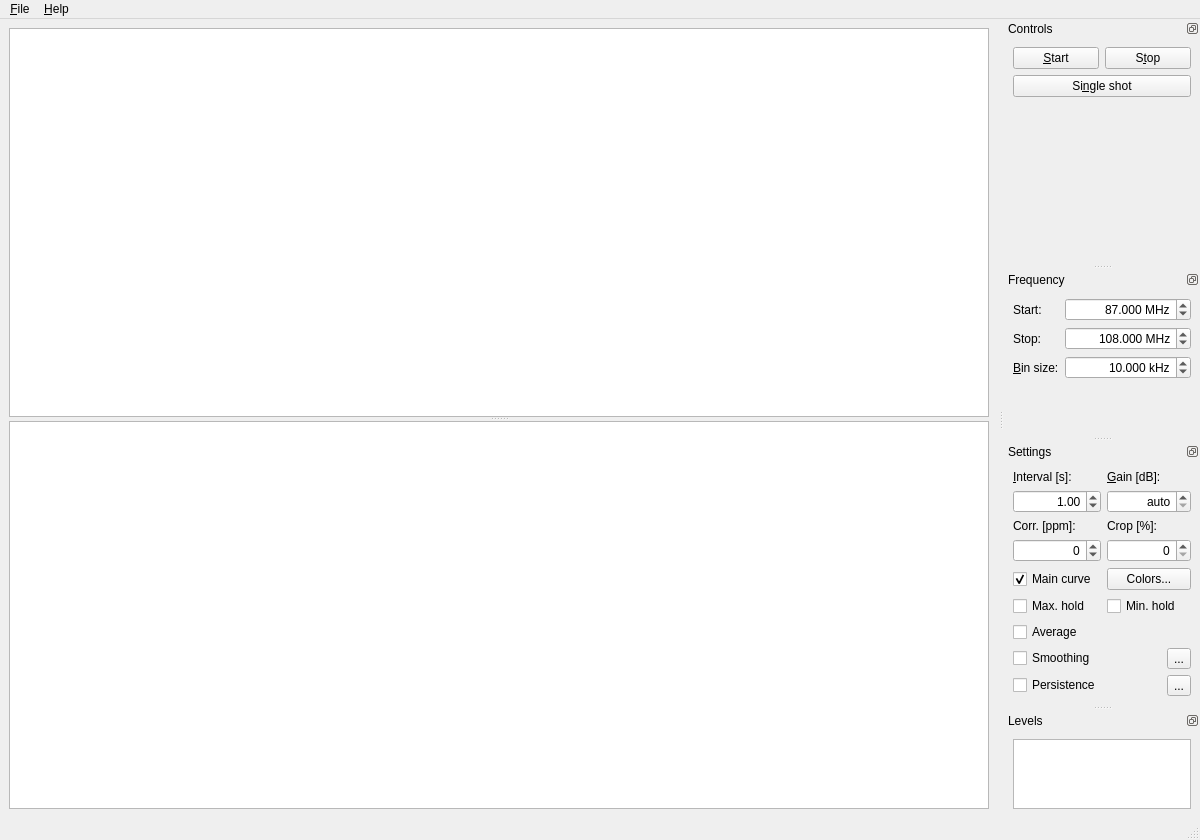
<?xml version="1.0" encoding="UTF-8"?>
<ui version="4.0">
 <class>QSpectrumAnalyzerMainWindow</class>
 <widget class="QMainWindow" name="QSpectrumAnalyzerMainWindow">
  <property name="geometry">
   <rect>
    <x>0</x>
    <y>0</y>
    <width>1200</width>
    <height>840</height>
   </rect>
  </property>
  <property name="windowTitle">
   <string>QSpectrumAnalyzer</string>
  </property>
  <widget class="QWidget" name="centralwidget">
   <layout class="QHBoxLayout" name="horizontalLayout">
    <item>
     <widget class="QSplitter" name="plotSplitter">
      <property name="sizePolicy">
       <sizepolicy hsizetype="Expanding" vsizetype="Expanding">
        <horstretch>0</horstretch>
        <verstretch>0</verstretch>
       </sizepolicy>
      </property>
      <property name="orientation">
       <enum>Qt::Vertical</enum>
      </property>
      <widget class="GraphicsLayoutWidget" name="mainPlotLayout">
       <property name="sizePolicy">
        <sizepolicy hsizetype="Expanding" vsizetype="Expanding">
         <horstretch>0</horstretch>
         <verstretch>0</verstretch>
        </sizepolicy>
       </property>
      </widget>
      <widget class="GraphicsLayoutWidget" name="waterfallPlotLayout">
       <property name="sizePolicy">
        <sizepolicy hsizetype="Expanding" vsizetype="Expanding">
         <horstretch>0</horstretch>
         <verstretch>0</verstretch>
        </sizepolicy>
       </property>
      </widget>
     </widget>
    </item>
   </layout>
  </widget>
  <widget class="QMenuBar" name="menubar">
   <property name="geometry">
    <rect>
     <x>0</x>
     <y>0</y>
     <width>1200</width>
     <height>32</height>
    </rect>
   </property>
   <widget class="QMenu" name="menu_File">
    <property name="title">
     <string>&amp;File</string>
    </property>
    <addaction name="action_Settings"/>
    <addaction name="separator"/>
    <addaction name="action_Quit"/>
   </widget>
   <widget class="QMenu" name="menu_Help">
    <property name="title">
     <string>&amp;Help</string>
    </property>
    <addaction name="action_About"/>
   </widget>
   <addaction name="menu_File"/>
   <addaction name="menu_Help"/>
  </widget>
  <widget class="QStatusBar" name="statusbar"/>
  <widget class="QDockWidget" name="controlsDockWidget">
   <property name="sizePolicy">
    <sizepolicy hsizetype="Preferred" vsizetype="Minimum">
     <horstretch>0</horstretch>
     <verstretch>0</verstretch>
    </sizepolicy>
   </property>
   <property name="minimumSize">
    <size>
     <width>190</width>
     <height>130</height>
    </size>
   </property>
   <property name="features">
    <set>QDockWidget::DockWidgetFloatable|QDockWidget::DockWidgetMovable</set>
   </property>
   <property name="windowTitle">
    <string>Controls</string>
   </property>
   <attribute name="dockWidgetArea">
    <number>2</number>
   </attribute>
   <widget class="QWidget" name="controlsDockWidgetContents">
    <layout class="QGridLayout" name="gridLayout_2">
     <item row="0" column="0">
      <widget class="QPushButton" name="startButton">
       <property name="text">
        <string>&amp;Start</string>
       </property>
      </widget>
     </item>
     <item row="0" column="1">
      <widget class="QPushButton" name="stopButton">
       <property name="text">
        <string>S&amp;top</string>
       </property>
      </widget>
     </item>
     <item row="1" column="0" colspan="2">
      <widget class="QPushButton" name="singleShotButton">
       <property name="text">
        <string>Si&amp;ngle shot</string>
       </property>
      </widget>
     </item>
     <item row="2" column="0">
      <spacer name="verticalSpacer">
       <property name="orientation">
        <enum>Qt::Vertical</enum>
       </property>
       <property name="sizeHint" stdset="0">
        <size>
         <width>20</width>
         <height>561</height>
        </size>
       </property>
      </spacer>
     </item>
    </layout>
   </widget>
  </widget>
  <widget class="QDockWidget" name="frequencyDockWidget">
   <property name="sizePolicy">
    <sizepolicy hsizetype="Preferred" vsizetype="Minimum">
     <horstretch>0</horstretch>
     <verstretch>0</verstretch>
    </sizepolicy>
   </property>
   <property name="minimumSize">
    <size>
     <width>182</width>
     <height>166</height>
    </size>
   </property>
   <property name="features">
    <set>QDockWidget::DockWidgetFloatable|QDockWidget::DockWidgetMovable</set>
   </property>
   <property name="windowTitle">
    <string>Frequency</string>
   </property>
   <attribute name="dockWidgetArea">
    <number>2</number>
   </attribute>
   <widget class="QWidget" name="frequencyDockWidgetContents">
    <layout class="QFormLayout" name="formLayout">
     <property name="fieldGrowthPolicy">
      <enum>QFormLayout::ExpandingFieldsGrow</enum>
     </property>
     <item row="0" column="0">
      <widget class="QLabel" name="label_2">
       <property name="text">
        <string>Start:</string>
       </property>
       <property name="buddy">
        <cstring>startFreqSpinBox</cstring>
       </property>
      </widget>
     </item>
     <item row="0" column="1">
      <widget class="QDoubleSpinBox" name="startFreqSpinBox">
       <property name="sizePolicy">
        <sizepolicy hsizetype="Expanding" vsizetype="Fixed">
         <horstretch>0</horstretch>
         <verstretch>0</verstretch>
        </sizepolicy>
       </property>
       <property name="alignment">
        <set>Qt::AlignRight|Qt::AlignTrailing|Qt::AlignVCenter</set>
       </property>
       <property name="showGroupSeparator" stdset="0">
        <bool>true</bool>
       </property>
       <property name="suffix">
        <string> MHz</string>
       </property>
       <property name="decimals">
        <number>3</number>
       </property>
       <property name="minimum">
        <double>24.000000000000000</double>
       </property>
       <property name="maximum">
        <double>1766.000000000000000</double>
       </property>
       <property name="value">
        <double>87.000000000000000</double>
       </property>
      </widget>
     </item>
     <item row="1" column="0">
      <widget class="QLabel" name="label_3">
       <property name="text">
        <string>Stop:</string>
       </property>
       <property name="buddy">
        <cstring>stopFreqSpinBox</cstring>
       </property>
      </widget>
     </item>
     <item row="1" column="1">
      <widget class="QDoubleSpinBox" name="stopFreqSpinBox">
       <property name="sizePolicy">
        <sizepolicy hsizetype="Expanding" vsizetype="Fixed">
         <horstretch>0</horstretch>
         <verstretch>0</verstretch>
        </sizepolicy>
       </property>
       <property name="alignment">
        <set>Qt::AlignRight|Qt::AlignTrailing|Qt::AlignVCenter</set>
       </property>
       <property name="showGroupSeparator" stdset="0">
        <bool>true</bool>
       </property>
       <property name="suffix">
        <string> MHz</string>
       </property>
       <property name="decimals">
        <number>3</number>
       </property>
       <property name="minimum">
        <double>24.000000000000000</double>
       </property>
       <property name="maximum">
        <double>1766.000000000000000</double>
       </property>
       <property name="value">
        <double>108.000000000000000</double>
       </property>
      </widget>
     </item>
     <item row="2" column="0">
      <widget class="QLabel" name="label">
       <property name="text">
        <string>&amp;Bin size:</string>
       </property>
       <property name="buddy">
        <cstring>binSizeSpinBox</cstring>
       </property>
      </widget>
     </item>
     <item row="2" column="1">
      <widget class="QDoubleSpinBox" name="binSizeSpinBox">
       <property name="sizePolicy">
        <sizepolicy hsizetype="Expanding" vsizetype="Fixed">
         <horstretch>0</horstretch>
         <verstretch>0</verstretch>
        </sizepolicy>
       </property>
       <property name="alignment">
        <set>Qt::AlignRight|Qt::AlignTrailing|Qt::AlignVCenter</set>
       </property>
       <property name="showGroupSeparator" stdset="0">
        <bool>true</bool>
       </property>
       <property name="suffix">
        <string> kHz</string>
       </property>
       <property name="decimals">
        <number>3</number>
       </property>
       <property name="maximum">
        <double>2800.000000000000000</double>
       </property>
       <property name="value">
        <double>10.000000000000000</double>
       </property>
      </widget>
     </item>
     <item row="3" column="0" colspan="2">
      <spacer name="verticalSpacer_3">
       <property name="orientation">
        <enum>Qt::Vertical</enum>
       </property>
       <property name="sizeHint" stdset="0">
        <size>
         <width>20</width>
         <height>0</height>
        </size>
       </property>
      </spacer>
     </item>
    </layout>
   </widget>
  </widget>
  <widget class="QDockWidget" name="settingsDockWidget">
   <property name="sizePolicy">
    <sizepolicy hsizetype="Preferred" vsizetype="Expanding">
     <horstretch>0</horstretch>
     <verstretch>0</verstretch>
    </sizepolicy>
   </property>
   <property name="features">
    <set>QDockWidget::DockWidgetFloatable|QDockWidget::DockWidgetMovable</set>
   </property>
   <property name="windowTitle">
    <string>Settings</string>
   </property>
   <attribute name="dockWidgetArea">
    <number>2</number>
   </attribute>
   <widget class="QWidget" name="settingsDockWidgetContents">
    <layout class="QGridLayout" name="gridLayout">
     <item row="0" column="0">
      <widget class="QLabel" name="label_4">
       <property name="text">
        <string>&amp;Interval [s]:</string>
       </property>
       <property name="buddy">
        <cstring>intervalSpinBox</cstring>
       </property>
      </widget>
     </item>
     <item row="0" column="1">
      <widget class="QLabel" name="label_6">
       <property name="text">
        <string>&amp;Gain [dB]:</string>
       </property>
       <property name="buddy">
        <cstring>gainSpinBox</cstring>
       </property>
      </widget>
     </item>
     <item row="1" column="0">
      <widget class="QDoubleSpinBox" name="intervalSpinBox">
       <property name="alignment">
        <set>Qt::AlignRight|Qt::AlignTrailing|Qt::AlignVCenter</set>
       </property>
       <property name="maximum">
        <double>999.000000000000000</double>
       </property>
       <property name="value">
        <double>1.000000000000000</double>
       </property>
      </widget>
     </item>
     <item row="1" column="1" colspan="2">
      <widget class="QSpinBox" name="gainSpinBox">
       <property name="alignment">
        <set>Qt::AlignRight|Qt::AlignTrailing|Qt::AlignVCenter</set>
       </property>
       <property name="specialValueText">
        <string>auto</string>
       </property>
       <property name="minimum">
        <number>-1</number>
       </property>
       <property name="maximum">
        <number>49</number>
       </property>
       <property name="value">
        <number>-1</number>
       </property>
      </widget>
     </item>
     <item row="2" column="0">
      <widget class="QLabel" name="label_5">
       <property name="text">
        <string>Corr. [ppm]:</string>
       </property>
       <property name="buddy">
        <cstring>ppmSpinBox</cstring>
       </property>
      </widget>
     </item>
     <item row="2" column="1">
      <widget class="QLabel" name="label_7">
       <property name="text">
        <string>Crop [%]:</string>
       </property>
       <property name="buddy">
        <cstring>cropSpinBox</cstring>
       </property>
      </widget>
     </item>
     <item row="3" column="0">
      <widget class="QSpinBox" name="ppmSpinBox">
       <property name="alignment">
        <set>Qt::AlignRight|Qt::AlignTrailing|Qt::AlignVCenter</set>
       </property>
       <property name="minimum">
        <number>-999</number>
       </property>
       <property name="maximum">
        <number>999</number>
       </property>
      </widget>
     </item>
     <item row="4" column="0">
      <widget class="QCheckBox" name="mainCurveCheckBox">
       <property name="text">
        <string>Main curve</string>
       </property>
       <property name="checked">
        <bool>true</bool>
       </property>
      </widget>
     </item>
     <item row="4" column="1" colspan="2">
      <widget class="QPushButton" name="colorsButton">
       <property name="text">
        <string>Colors...</string>
       </property>
      </widget>
     </item>
     <item row="5" column="0">
      <widget class="QCheckBox" name="peakHoldMaxCheckBox">
       <property name="text">
        <string>Max. hold</string>
       </property>
      </widget>
     </item>
     <item row="5" column="1" colspan="2">
      <widget class="QCheckBox" name="peakHoldMinCheckBox">
       <property name="text">
        <string>Min. hold</string>
       </property>
      </widget>
     </item>
     <item row="6" column="0">
      <widget class="QCheckBox" name="averageCheckBox">
       <property name="text">
        <string>Average</string>
       </property>
      </widget>
     </item>
     <item row="7" column="0">
      <widget class="QCheckBox" name="smoothCheckBox">
       <property name="text">
        <string>Smoothing</string>
       </property>
      </widget>
     </item>
     <item row="7" column="2">
      <widget class="QToolButton" name="smoothButton">
       <property name="text">
        <string>...</string>
       </property>
       <property name="autoRaise">
        <bool>false</bool>
       </property>
      </widget>
     </item>
     <item row="8" column="0">
      <widget class="QCheckBox" name="persistenceCheckBox">
       <property name="text">
        <string>Persistence</string>
       </property>
      </widget>
     </item>
     <item row="8" column="2">
      <widget class="QToolButton" name="persistenceButton">
       <property name="text">
        <string>...</string>
       </property>
       <property name="autoRaise">
        <bool>false</bool>
       </property>
      </widget>
     </item>
     <item row="9" column="0">
      <spacer name="verticalSpacer_2">
       <property name="orientation">
        <enum>Qt::Vertical</enum>
       </property>
       <property name="sizeHint" stdset="0">
        <size>
         <width>20</width>
         <height>1</height>
        </size>
       </property>
      </spacer>
     </item>
     <item row="3" column="1" colspan="2">
      <widget class="QSpinBox" name="cropSpinBox">
       <property name="alignment">
        <set>Qt::AlignRight|Qt::AlignTrailing|Qt::AlignVCenter</set>
       </property>
      </widget>
     </item>
    </layout>
   </widget>
  </widget>
  <widget class="QDockWidget" name="levelsDockWidget">
   <property name="sizePolicy">
    <sizepolicy hsizetype="Preferred" vsizetype="Expanding">
     <horstretch>0</horstretch>
     <verstretch>0</verstretch>
    </sizepolicy>
   </property>
   <property name="features">
    <set>QDockWidget::DockWidgetFloatable|QDockWidget::DockWidgetMovable</set>
   </property>
   <property name="windowTitle">
    <string>Levels</string>
   </property>
   <attribute name="dockWidgetArea">
    <number>2</number>
   </attribute>
   <widget class="QWidget" name="levelsDockWidgetContents">
    <layout class="QVBoxLayout" name="verticalLayout_6">
     <item>
      <widget class="GraphicsLayoutWidget" name="histogramPlotLayout">
       <property name="sizePolicy">
        <sizepolicy hsizetype="Ignored" vsizetype="Expanding">
         <horstretch>0</horstretch>
         <verstretch>0</verstretch>
        </sizepolicy>
       </property>
      </widget>
     </item>
    </layout>
   </widget>
  </widget>
  <action name="action_Settings">
   <property name="text">
    <string>&amp;Settings...</string>
   </property>
  </action>
  <action name="action_Quit">
   <property name="text">
    <string>&amp;Quit</string>
   </property>
   <property name="shortcut">
    <string>Ctrl+Q</string>
   </property>
  </action>
  <action name="action_About">
   <property name="text">
    <string>&amp;About</string>
   </property>
  </action>
 </widget>
 <customwidgets>
  <customwidget>
   <class>GraphicsLayoutWidget</class>
   <extends>QGraphicsView</extends>
   <header>pyqtgraph</header>
  </customwidget>
 </customwidgets>
 <tabstops>
  <tabstop>startButton</tabstop>
  <tabstop>stopButton</tabstop>
  <tabstop>singleShotButton</tabstop>
  <tabstop>startFreqSpinBox</tabstop>
  <tabstop>stopFreqSpinBox</tabstop>
  <tabstop>binSizeSpinBox</tabstop>
  <tabstop>intervalSpinBox</tabstop>
  <tabstop>gainSpinBox</tabstop>
  <tabstop>ppmSpinBox</tabstop>
  <tabstop>cropSpinBox</tabstop>
  <tabstop>mainCurveCheckBox</tabstop>
  <tabstop>colorsButton</tabstop>
  <tabstop>peakHoldMaxCheckBox</tabstop>
  <tabstop>peakHoldMinCheckBox</tabstop>
  <tabstop>averageCheckBox</tabstop>
  <tabstop>smoothCheckBox</tabstop>
  <tabstop>smoothButton</tabstop>
  <tabstop>persistenceCheckBox</tabstop>
  <tabstop>persistenceButton</tabstop>
  <tabstop>histogramPlotLayout</tabstop>
  <tabstop>mainPlotLayout</tabstop>
  <tabstop>waterfallPlotLayout</tabstop>
 </tabstops>
 <resources/>
 <connections/>
</ui>
